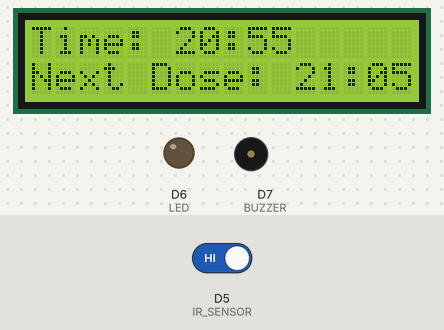
The sketch below on a simulated ESP8266 (NodeMCU). Parts: 16×2 character LCD, output pins drawn as LEDs (lit = HIGH), buzzer (waves = sounding, pin HIGH). Inputs (shaded band) come from the test bench; at power-on: D5 (IR_SENSOR) HIGH. WiFi joins after 1.5 s; servers stay silent unless stated; the local clock reads 2024-03-15 10:24:30 at power-on unless the sketch sets it; what the sketch prints to the serial monitor is not drawn.

Above: at 1.9 s.
At 61.5 s:
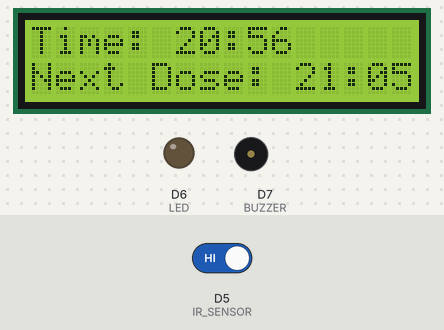
At 121.1 s:
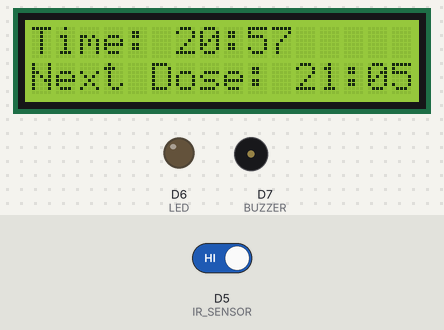

Measured:
- what the display in image 0 shows lasts 59.6 s, from 1.9 s to 61.5 s

The sketch:

Medicine_Alert_IoT_Project_using_ESP8266.ino
```cpp
#define BLYNK_TEMPLATE_ID "TMPL6fTBnpNWw"
#define BLYNK_TEMPLATE_NAME "Medicine Alert IoT Project using ESP8266"
#define BLYNK_AUTH_TOKEN "qtIuVU7EH4LW4tbvbqEG1OG2vTk_zR9g"

#include <Wire.h>
#include <LiquidCrystal_I2C.h>
#include <ESP8266WiFi.h>
#include <BlynkSimpleEsp8266.h>
#include "RTClib.h"

// WiFi Credentials
char ssid[] = "Creative House";
char pass[] = "Creative2025";

// LCD I2C Address (16x2)
LiquidCrystal_I2C lcd(0x27, 16, 2);

// RTC Module
RTC_DS3231 rtc;

// Buzzer, LED, IR Sensor Pins
#define BUZZER    D7
#define LED       D6
#define IR_SENSOR D5

// Blynk Virtual Pins
#define VPIN_HOUR V0
#define VPIN_MIN  V1
#define VPIN_BUZZER_TIME V2
#define VPIN_HAND_DETECT V3
#define VPIN_TERMINAL    V4

// Global Variables
int hourInterval = 0, minInterval = 10;  // ডিফল্ট ১০ মিনিট
int buzzerTime = 5; // ডিফল্টে ৫ সেকেন্ড বাজার বাজবে
bool alarmTriggered = false;
unsigned long alarmStartMillis = 0;

// DS3231 থেকে সময় পড়ার জন্য একটি DateTime অবজেক্ট
DateTime nextDoseTime;
bool doseScheduled = false;  // পরবর্তী ডোজ সময় সেট করা হয়েছে কি না

// IR Sensor স্ট্যাটাস অপ্টিমাইজেশনের জন্য
String lastHandStatus = "";

// পরবর্তী ডোজ সময় নির্ধারণের ফাংশন
void scheduleNextDose() {
  DateTime now = rtc.now();
  // এখনকার সময় + hourInterval ঘণ্টা + minInterval মিনিট
  nextDoseTime = now + TimeSpan(0, hourInterval, minInterval, 0);
  doseScheduled = true;
  Serial.println("Next Dose Scheduled at: " + String(nextDoseTime.hour()) + ":" + String(nextDoseTime.minute()));
}

// Blynk Write Functions
BLYNK_WRITE(VPIN_HOUR) {
  hourInterval = param.asInt();
  scheduleNextDose(); // নতুন ঘন্টা ইন্টারভাল পেলে পরবর্তী ডোজ সময় আপডেট
}

BLYNK_WRITE(VPIN_MIN) {
  minInterval = param.asInt();
  scheduleNextDose(); // নতুন মিনিট ইন্টারভাল পেলে পরবর্তী ডোজ সময় আপডেট
}

BLYNK_WRITE(VPIN_BUZZER_TIME) {
  buzzerTime = param.asInt();
}

void setup() {
  Serial.begin(115200);

  WiFi.begin(ssid, pass);
  Blynk.begin(BLYNK_AUTH_TOKEN, ssid, pass);

  pinMode(BUZZER, OUTPUT);
  pinMode(LED, OUTPUT);
  pinMode(IR_SENSOR, INPUT);

  lcd.begin(16, 2);
  lcd.backlight();

  // RTC Initialize
  if (!rtc.begin()) {
    Serial.println("Couldn't find RTC");
    while (1);
  }

  // *** ম্যানুয়ালি RTC সময় সেট করতে চাইলে (শুধুমাত্র একবার): ***
  // উদাহরণ: ২০২৫-০৩-১৮, রাত ২০:২৪:০০
  // rtc.adjust(DateTime(2025, 3, 18, 20, 24, 0));
 rtc.adjust(DateTime(2025, 3, 18, 20, 55, 0));
  // RTC পাওয়ার হারালে, কম্পাইল টাইম সেট করবে:
  if (rtc.lostPower()) {
    rtc.adjust(DateTime(F(__DATE__), F(__TIME__)));
  }
}

void loop() {
  Blynk.run();

  // বর্তমান সময় RTC থেকে নেওয়া
  DateTime now = rtc.now();

  // LCD তে বর্তমান সময় দেখানো
  lcd.setCursor(0, 0);
  lcd.print("Time: ");
  if (now.hour() < 10) lcd.print("0");
  lcd.print(now.hour());
  lcd.print(":");
  if (now.minute() < 10) lcd.print("0");
  lcd.print(now.minute());

  // প্রথমবার ডোজ সময় নির্ধারিত না থাকলে সেট করে নাও
  if(!doseScheduled) {
    scheduleNextDose();
  }

  // LCD তে পরবর্তী ডোজ সময় দেখানো
  lcd.setCursor(0, 1);
  lcd.print("Next Dose: ");
  if(nextDoseTime.hour() < 10) lcd.print("0");
  lcd.print(nextDoseTime.hour());
  lcd.print(":");
  if(nextDoseTime.minute() < 10) lcd.print("0");
  lcd.print(nextDoseTime.minute());

  // Blynk Terminal এ তথ্য পাঠানো
  String timeInfo = "Current Time: "
                    + String(now.hour()) + ":" + String(now.minute())
                    + " | Next Dose: "
                    + String(nextDoseTime.hour()) + ":" + String(nextDoseTime.minute());
  Blynk.virtualWrite(VPIN_TERMINAL, timeInfo);

  // যদি বর্তমান সময় >= nextDoseTime এবং অ্যালার্ম এখনো ট্রিগার হয়নি
  if ((now.unixtime() >= nextDoseTime.unixtime()) && !alarmTriggered) {
    alarmTriggered = true;
    alarmStartMillis = millis();
    digitalWrite(BUZZER, HIGH);
    digitalWrite(LED, HIGH);
    Serial.println("Alarm Triggered!");
  }

  // IR Sensor এর মান
  int sensorValue = digitalRead(IR_SENSOR);
  String currentHandStatus = (sensorValue == LOW) ? "Hand Detected" : "No Hand Detected";

  // Blynk Virtual Pin-এ হাত সনাক্তকরণ স্ট্যাটাস শুধু পরিবর্তন হলে আপডেট
  if(currentHandStatus != lastHandStatus) {
    Blynk.virtualWrite(VPIN_HAND_DETECT, currentHandStatus);
    lastHandStatus = currentHandStatus;
  }

  // যদি হাত সনাক্ত হয় এবং অ্যালার্ম চালু থাকে
  if(sensorValue == LOW && alarmTriggered) {
    digitalWrite(BUZZER, LOW);
    digitalWrite(LED, LOW);
    alarmTriggered = false;

    // পরবর্তী ডোজ সময়কে আবার ইন্টারভাল যোগ করে সেট করি
    nextDoseTime = nextDoseTime + TimeSpan(0, hourInterval, minInterval, 0);
    Serial.println("Hand Detected! Next Dose Rescheduled.");
  }
  else {
    // নির্দিষ্ট buzzerTime পেরিয়ে গেলে অ্যালার্ম বন্ধ
    if(alarmTriggered && (millis() - alarmStartMillis > buzzerTime * 1000)) {
      digitalWrite(BUZZER, LOW);
      digitalWrite(LED, LOW);
      alarmTriggered = false;

      // পরবর্তী ডোজ সময়ে ইন্টারভাল যোগ
      nextDoseTime = nextDoseTime + TimeSpan(0, hourInterval, minInterval, 0);
      Serial.println("Buzzer Timeout! Next Dose Rescheduled.");
    }
  }

  delay(1000); // ১ সেকেন্ড বিরতি
}
```
